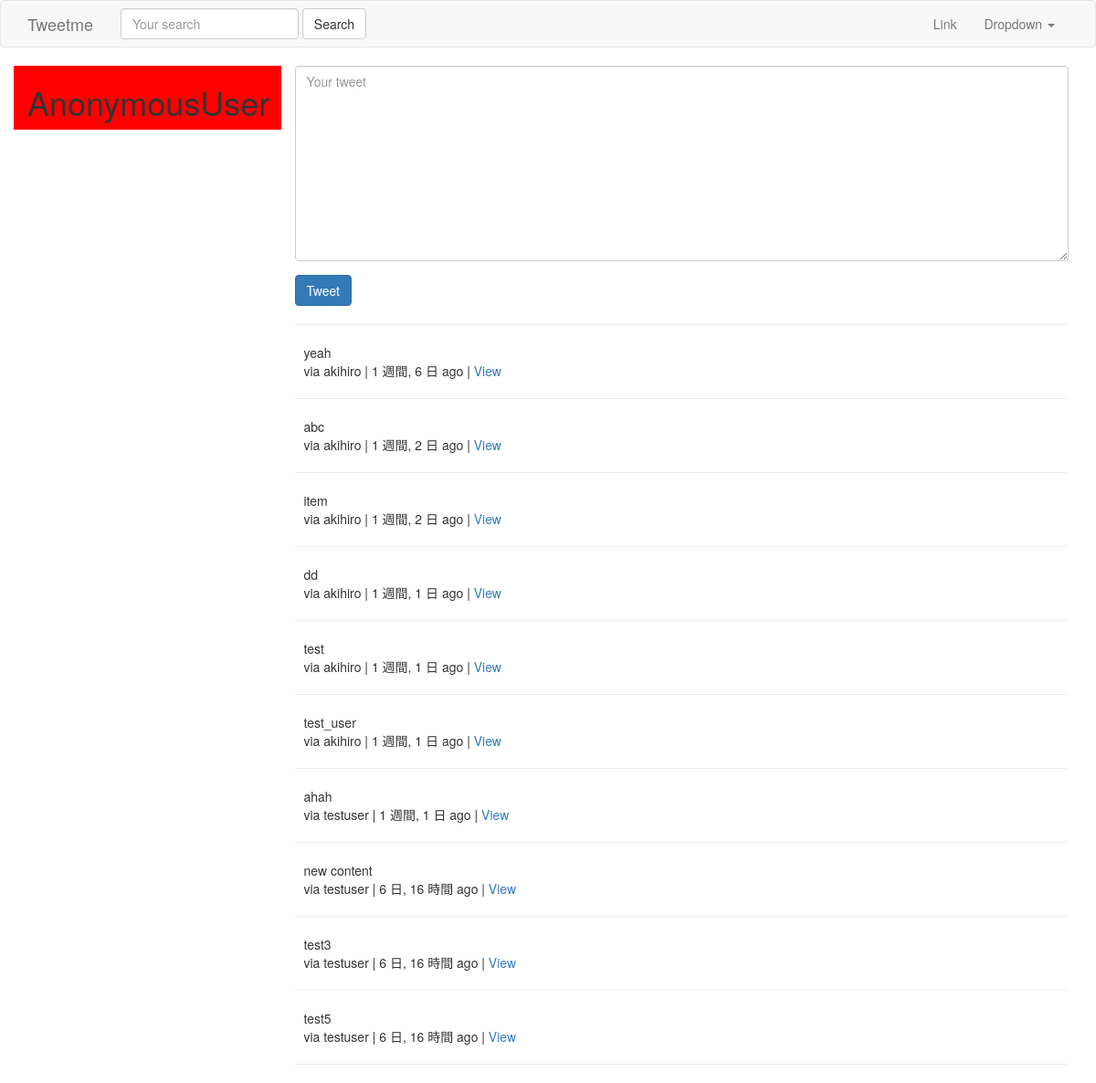
The app's page /, older data.
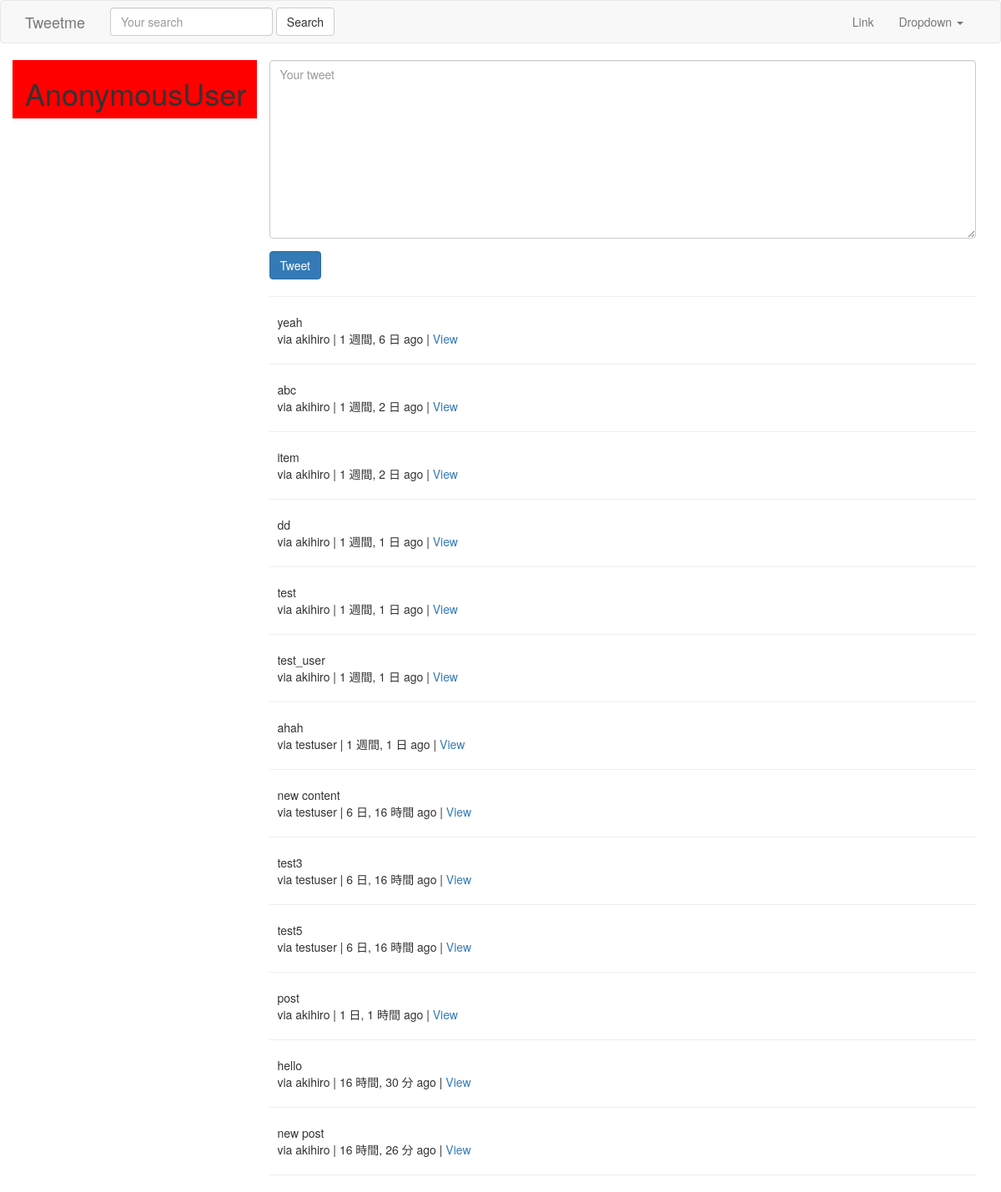
The same page, newer data.
### tweets/models.py (models this page shows, shortened)
class Tweet(models.Model):
    user = models.ForeignKey(settings.AUTH_USER_MODEL, on_delete=models.CASCADE)
    content = models.CharField(max_length=140, validators=[validate_content])
    updated = models.DateTimeField(auto_now=True)
    timestamp = models.DateTimeField(auto_now_add=True)
    def get_absolute_url(self):
        return reverse('tweet:detail', kwargs={'pk': self.pk})

### tweets/views.py (the view)
# urls.py: url(r'^$', TweetListView.as_view(), name='home'),
class TweetListView(ListView):
    def get_queryset(self, *args, **kwargs):
        qs = Tweet.objects.all()
        print(self.request.GET)
        query = self.request.GET.get('q', None)
        if query is not None:
            qs = qs.filter(
                Q(content__icontains=query) |
                Q(user__username__icontains=query)
                )
        return qs
    def get_context_data(self, *args, **kwargs):
        context = super(TweetListView, self).get_context_data(*args, **kwargs)
        context['create_form'] = TweetModelForm()
        context['create_url'] = reverse_lazy('tweet:create')
        return context

### tweets/forms.py
class TweetModelForm(forms.ModelForm):
    content = forms.CharField(label='', widget=forms.Textarea(attrs={'placeholder': 'Your tweet', 'class': 'form-control'}))
    class Meta:
        model = Tweet
        fields = [
            'content'
        ]

### tweets/templates/tweets/tweet_list.html (shortened to what this page needs)
{% extends 'base.html' %}
{% block content %}
    <div class="row">
        <div class="col-sm-3 col-xs-12" style="background-color: red;">
            <h1>{{ request.user }}</h1>
        </div>
        <div class="col-sm-9">
            {% if not request.GET.q %}
            <div class="">
                {% include "tweets/form.html" with form=create_form action_url=create_url btn_title="Tweet" %}
            <hr>
            </div>
            {% endif %}
            {% for object in object_list %}
                <div class="media">
                    <div class="media-left">
                    </div>
                    <div class="media-body">
                        {{ object.content }}<br/>
                        via {{ object.user }} | {{ object.timestamp | timesince }} ago | <a href="{{ object.get_absolute_url }}">View</a>
                    </div>
                </div>
                <hr />
            {% empty %}
                {% if request.GET.q %}
                    <p>No Tweet, found.</p>
                {% else %}
                    <p>No Tweet, yet.</p>
                {% endif %}
            {% endfor %}
        </div>
    </div>
{% endblock content %}

Row changes from the older to the newer data that the page shows:
added Tweet: content "post", user "akihiro", timestamp "1 日, 1 時間"
added Tweet: content "hello", user "akihiro", timestamp "16 時間, 30 分"
added Tweet: content "new post", user "akihiro", timestamp "16 時間, 26 分"
